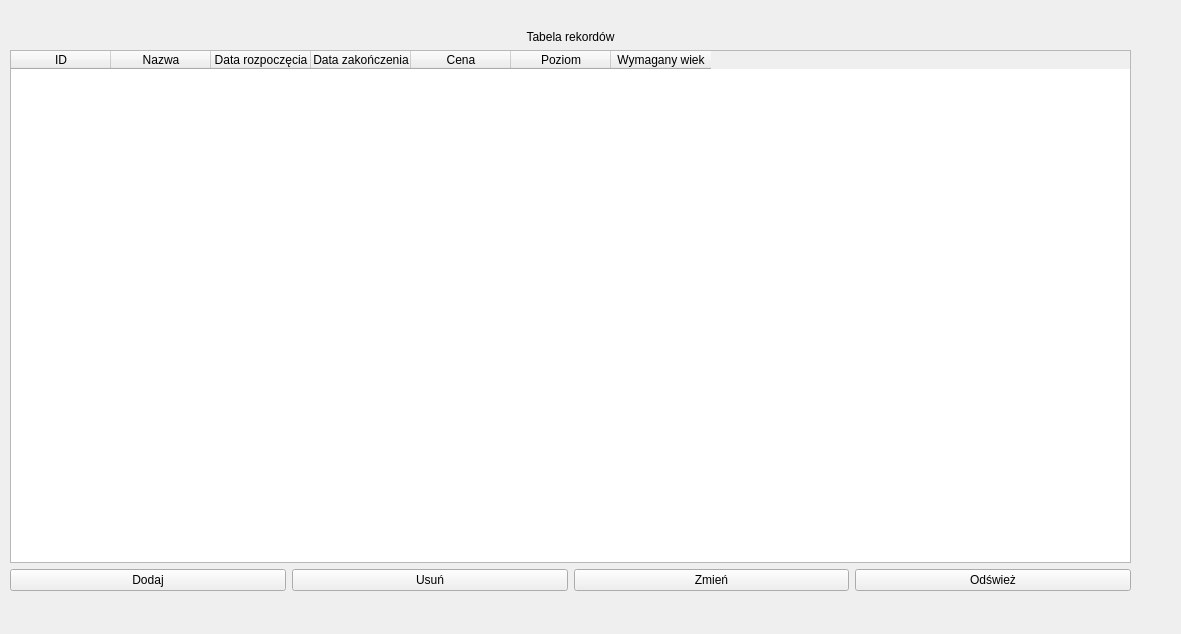
<?xml version="1.0" encoding="UTF-8"?>
<ui version="4.0">
 <class>tableedit_kursy_pracownik</class>
 <widget class="QWidget" name="tableedit_kursy_pracownik">
  <property name="geometry">
   <rect>
    <x>0</x>
    <y>0</y>
    <width>1181</width>
    <height>634</height>
   </rect>
  </property>
  <property name="windowTitle">
   <string>Form</string>
  </property>
  <widget class="QWidget" name="layoutWidget">
   <property name="geometry">
    <rect>
     <x>10</x>
     <y>30</y>
     <width>1121</width>
     <height>561</height>
    </rect>
   </property>
   <layout class="QGridLayout" name="gridLayout_3">
    <item row="3" column="0">
     <layout class="QGridLayout" name="gridLayout_4">
      <item row="1" column="0">
       <widget class="QPushButton" name="pushButton_dodaj">
        <property name="text">
         <string>Dodaj</string>
        </property>
       </widget>
      </item>
      <item row="1" column="2">
       <widget class="QPushButton" name="pushButton_zmien">
        <property name="text">
         <string>Zmień</string>
        </property>
       </widget>
      </item>
      <item row="1" column="3">
       <widget class="QPushButton" name="pushButton_odswiez">
        <property name="text">
         <string>Odśwież</string>
        </property>
       </widget>
      </item>
      <item row="0" column="0" colspan="4">
       <widget class="QTableWidget" name="tableWidget">
        <column>
         <property name="text">
          <string>ID</string>
         </property>
        </column>
        <column>
         <property name="text">
          <string>Nazwa</string>
         </property>
        </column>
        <column>
         <property name="text">
          <string>Data rozpoczęcia</string>
         </property>
        </column>
        <column>
         <property name="text">
          <string>Data zakończenia</string>
         </property>
        </column>
        <column>
         <property name="text">
          <string>Cena</string>
         </property>
        </column>
        <column>
         <property name="text">
          <string>Poziom</string>
         </property>
        </column>
        <column>
         <property name="text">
          <string>Wymagany wiek</string>
         </property>
        </column>
       </widget>
      </item>
      <item row="1" column="1">
       <widget class="QPushButton" name="pushButton_usun">
        <property name="text">
         <string>Usuń</string>
        </property>
       </widget>
      </item>
     </layout>
    </item>
    <item row="0" column="0">
     <widget class="QLabel" name="label">
      <property name="text">
       <string>Tabela rekordów</string>
      </property>
      <property name="alignment">
       <set>Qt::AlignCenter</set>
      </property>
     </widget>
    </item>
   </layout>
  </widget>
 </widget>
 <resources/>
 <connections/>
</ui>
